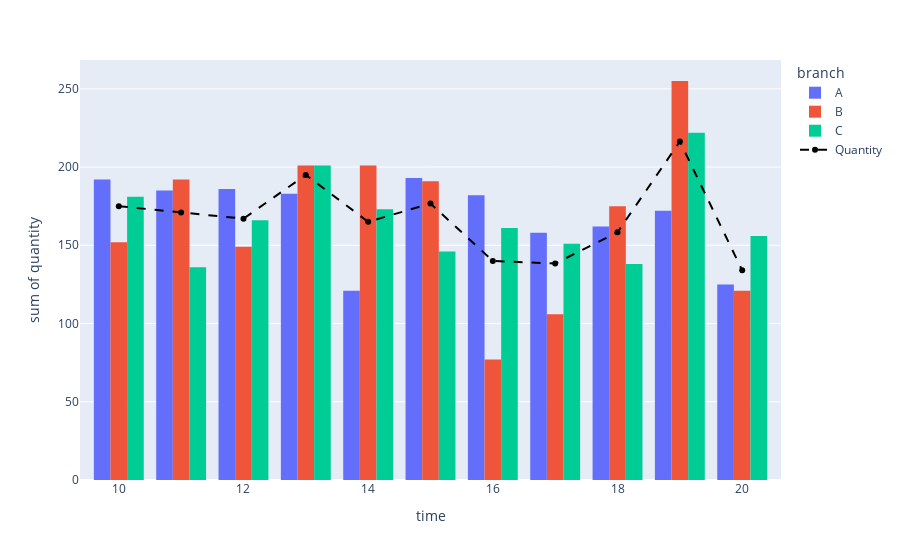

The notebook cell saved with this chart:
### Markdown cell above
Let's revisualize it

### Code cell
busy_time_graph.add_trace(go.Scatter(x=total_Q.time, y=total_Q['quantity'], line_dash = 'dash', line_color = 'black', name="Quantity"))

### Figure 1 — Plotly figure (JSON) as saved in the notebook; plotly's stock layout.template omitted (floating-point values rounded to 4 significant figures; data arrays with more than 128 entries replaced by an {"elided": "..."} marker saying what was removed)
{"data": [{"alignmentgroup": "True", "bingroup": "x", "histfunc": "sum", "hovertemplate": "branch=A<br>time=%{x}<br>sum of quantity=%{y}<extra></extra>", "legendgroup": "A", "marker": {"color": "#636efa", "pattern": {"shape": ""}}, "name": "A", "offsetgroup": "A", "orientation": "v", "showlegend": true, "type": "histogram", "x": {"elided": "340 int values"}, "xaxis": "x", "y": {"elided": "340 int values"}, "yaxis": "y"}, {"alignmentgroup": "True", "bingroup": "x", "histfunc": "sum", "hovertemplate": "branch=B<br>time=%{x}<br>sum of quantity=%{y}<extra></extra>", "legendgroup": "B", "marker": {"color": "#EF553B", "pattern": {"shape": ""}}, "name": "B", "offsetgroup": "B", "orientation": "v", "showlegend": true, "type": "histogram", "x": {"elided": "332 int values"}, "xaxis": "x", "y": {"elided": "332 int values"}, "yaxis": "y"}, {"alignmentgroup": "True", "bingroup": "x", "histfunc": "sum", "hovertemplate": "branch=C<br>time=%{x}<br>sum of quantity=%{y}<extra></extra>", "legendgroup": "C", "marker": {"color": "#00cc96", "pattern": {"shape": ""}}, "name": "C", "offsetgroup": "C", "orientation": "v", "showlegend": true, "type": "histogram", "x": {"elided": "328 int values"}, "xaxis": "x", "y": {"elided": "328 int values"}, "yaxis": "y"}, {"line": {"color": "black", "dash": "dash"}, "name": "Quantity", "type": "scatter", "x": [10, 11, 12, 13, 14, 15, 16, 17, 18, 19, 20], "y": [175, 171, 167, 195, 165, 176.7, 140, 138.3, 158.3, 216.3, 134]}], "layout": {"barmode": "group", "legend": {"title": {"text": "branch"}, "tracegroupgap": 0}, "margin": {"t": 60}, "xaxis": {"anchor": "y", "domain": [0, 1], "title": {"text": "time"}}, "yaxis": {"anchor": "x", "domain": [0, 1], "title": {"text": "sum of quantity"}}}}
